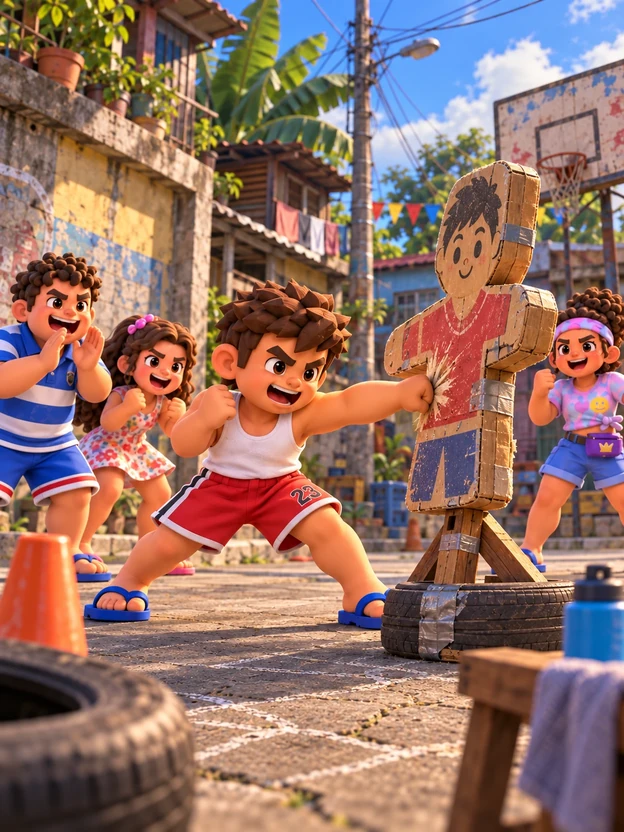
#> input picture assets/ui/mode_pictures/practice.webp, 624 x 832 px, given in place of before_karding.png, which was not available
$ python compose_char_comparisons.py --dir ../../../assets/ui/mode_pictures
#> lines starting #> are read from the running program, lines starting #| are printed output that depends on the picture
#!/usr/bin/env python3
"""Assemble crisp labeled BEFORE vs AFTER character comparison composites & 4-kid showcase grid.

Reads before_<kid>.png / after_<kid>.png (1600x900) and before_readability_<kid>.png /
after_readability_<kid>.png (1600x600) in --dir and outputs:
  - before_after_<kid>.png      (1600x1860) Stacked full turnaround BEFORE (top) vs AFTER (bottom)
  - before_after_showcase.png   (1600x1680) 4-kid Close-Up + Front Ortho BEFORE vs AFTER executive grid

Usage:
  python tools/blender/kids/compose_char_comparisons.py --dir C:/path/to/char_polish
"""
from __future__ import annotations

import argparse
from pathlib import Path
from PIL import Image, ImageDraw, ImageFont


def load_font(size: int):
#> called with size = 28
    for cand in (
        "C:/Windows/Fonts/segoeuib.ttf",
        "C:/Windows/Fonts/arialbd.ttf",
        "C:/Windows/Fonts/consolab.ttf",
    ):
        if Path(cand).is_file():
            return ImageFont.truetype(cand, size)
    return ImageFont.load_default()


def main() -> int:
    ap = argparse.ArgumentParser()
    ap.add_argument("--dir", required=True)
    ap.add_argument("--kids", default="karding,narda,jumong,tere")
    args = ap.parse_args()

    out_dir = Path(args.dir)
    kids = [k.strip().lower() for k in args.kids.split(",") if k.strip()]
    f_title = load_font(28)
    f_badge = load_font(20)
    f_sub = load_font(17)

    # 1) Per-kid full stacked BEFORE vs AFTER comparison (1600x1860)
    for kid in kids:
        im_b = Image.open(out_dir / f"before_{kid}.png").convert("RGB")
#> im_b is the input picture: PIL image 624x832 RGB; mean R, G, B 147.9, 113.1, 102.6
        im_a = Image.open(out_dir / f"after_{kid}.png").convert("RGB")
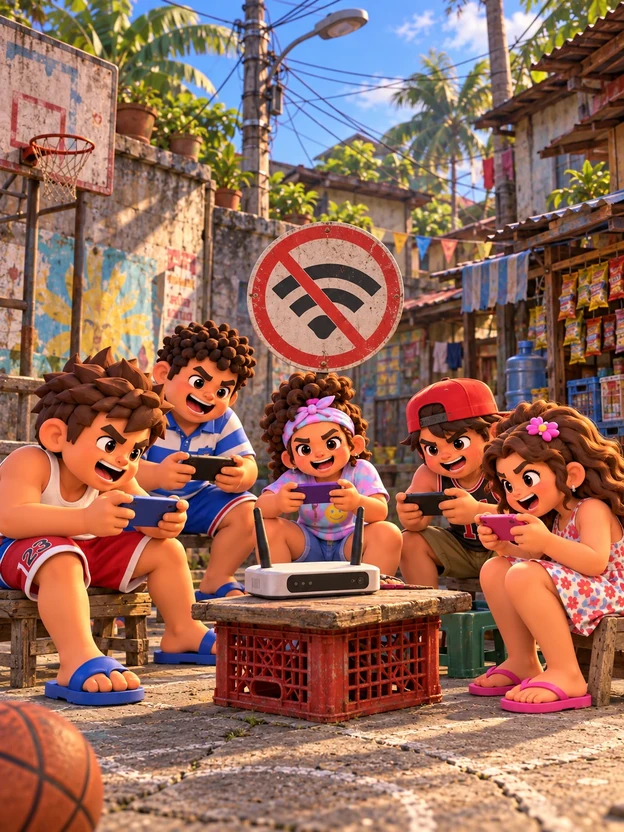
#> input picture assets/ui/mode_pictures/hotspot.webp, 624 x 832 px, given in place of after_karding.png, which was not available
#> im_a is the input picture: PIL image 624x832 RGB; mean R, G, B 149.5, 106, 90.7
        w, h = im_b.size
#> w = 624; h = 832
        hdr = 56
        gap = 8
        comp = Image.new("RGB", (w, hdr + h + gap + h), (22, 24, 29))
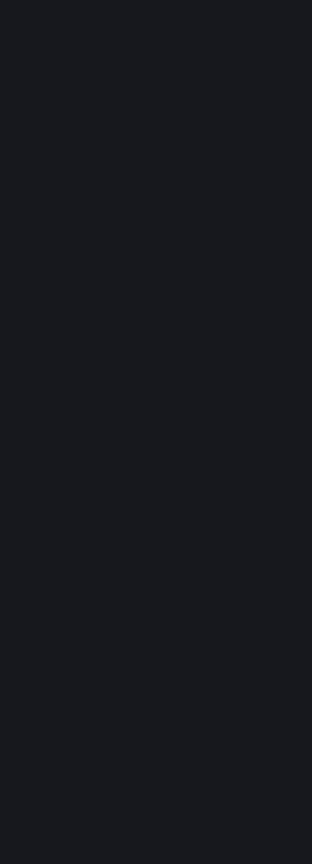
#> comp: PIL image 624x1728 RGB (shown at 1/2 size); mean R, G, B 22, 24, 29
        draw = ImageDraw.Draw(comp)
        draw.text(
            (20, 12),
            f"KALYEAH AAA CHARACTER POLISH (PHASES 1-4)  |  {kid.upper()}  —  BEFORE (TOP) vs AFTER (BOTTOM)",
            fill=(248, 226, 152),
            font=f_title,
        )
        comp.paste(im_b, (0, hdr))
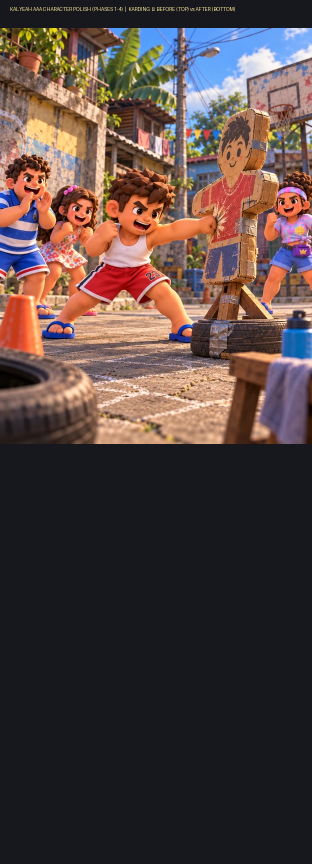
#> comp: PIL image 624x1728 RGB (shown at 1/2 size); mean R, G, B 82.8, 67.1, 64.6
        draw.rectangle([0, hdr + h, w, hdr + h + gap], fill=(240, 196, 92))
        comp.paste(im_a, (0, hdr + h + gap))
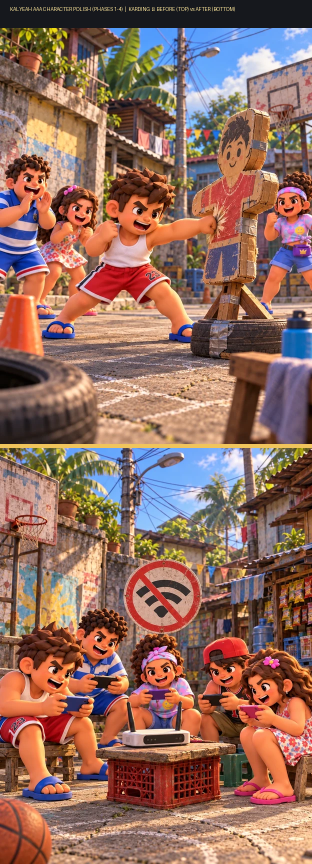
#> comp: PIL image 624x1728 RGB (shown at 1/2 size); mean R, G, B 145.2, 107.4, 94.6
        comp.save(out_dir / f"before_after_{kid}.png", format="PNG")
        print(f"[compose] saved before_after_{kid}.png")

    # 2) 4-kid Executive Showcase Grid (100% true 1:1 aspect ratio, zero stretching!)
    # Each kid row (608px tall): [BEFORE Front (396x604) | BEFORE Bust (396x604) | divider | AFTER Front | AFTER Bust]
    # Source panels are 400px wide; cropping vertically to 610px height matches 396:604 = 1.000 exact aspect ratio!
    row_h = 608
    hdr_h = 74
    grid_w = 1600
    grid_h = hdr_h + len(kids) * row_h
    grid = Image.new("RGB", (grid_w, grid_h), (20, 22, 27))
    draw = ImageDraw.Draw(grid)
    draw.text(
        (22, 14),
        "KALYEAH 4-KID FLAGSHIP POLISH SHOWCASE  |  BEFORE (LEFT)  vs  AFTER (RIGHT)",
        fill=(248, 226, 152),
        font=f_title,
    )
    draw.text((22, 46), "BEFORE — RAW RETOPO / BLEED / CLIPPING", fill=(235, 130, 120), font=f_sub)
    draw.text((826, 46), "AFTER — CHISELED PLANES / PAINTERLY PBR / ZERO CLIP / 4 FACIAL MORPHS", fill=(130, 235, 175), font=f_sub)

    for idx, kid in enumerate(kids):
        im_b = Image.open(out_dir / f"before_{kid}.png").convert("RGB")
        im_a = Image.open(out_dir / f"after_{kid}.png").convert("RGB")
        y0 = hdr_h + idx * row_h

        # Exact 400x610 crops preserving full character head-to-toe in Front Ortho & full head+torso in Bust
        crops = (
            (im_b.crop((0, 155, 400, 765)),    0),
            (im_b.crop((1200, 95, 1600, 705)), 398),
            (im_a.crop((0, 155, 400, 765)),     804),
            (im_a.crop((1200, 95, 1600, 705)), 1202),
        )
        for crop_im, x0 in crops:
            resized = crop_im.resize((396, row_h - 4), Image.Resampling.LANCZOS)
            grid.paste(resized, (x0, y0 + 2))

        # Gold center divider + kid badge
        draw.rectangle([797, y0, 803, y0 + row_h], fill=(240, 196, 92))
        draw.rectangle([0, y0, grid_w, y0 + 2], fill=(42, 46, 54))
        draw.rectangle([10, y0 + 10, 195, y0 + 42], fill=(20, 22, 27))
        draw.text((18, y0 + 14), f"{kid.upper()} BEFORE", fill=(245, 150, 140), font=f_badge)
        draw.rectangle([814, y0 + 10, 995, y0 + 42], fill=(20, 22, 27))
        draw.text((822, y0 + 14), f"{kid.upper()} AFTER", fill=(140, 240, 180), font=f_badge)

    grid.save(out_dir / "before_after_showcase.png", format="PNG")
    print("[compose] saved before_after_showcase.png")
    return 0


if __name__ == "__main__":
#> (the run stopped early here; a loop or call above may not have finished)
